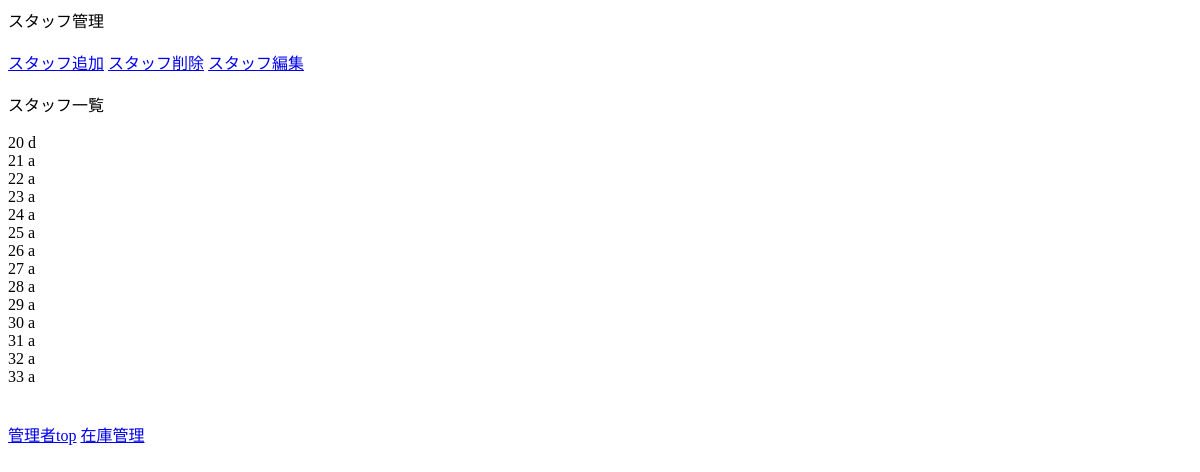
/s_admin_top.php, run on an earlier commit of the app's database.
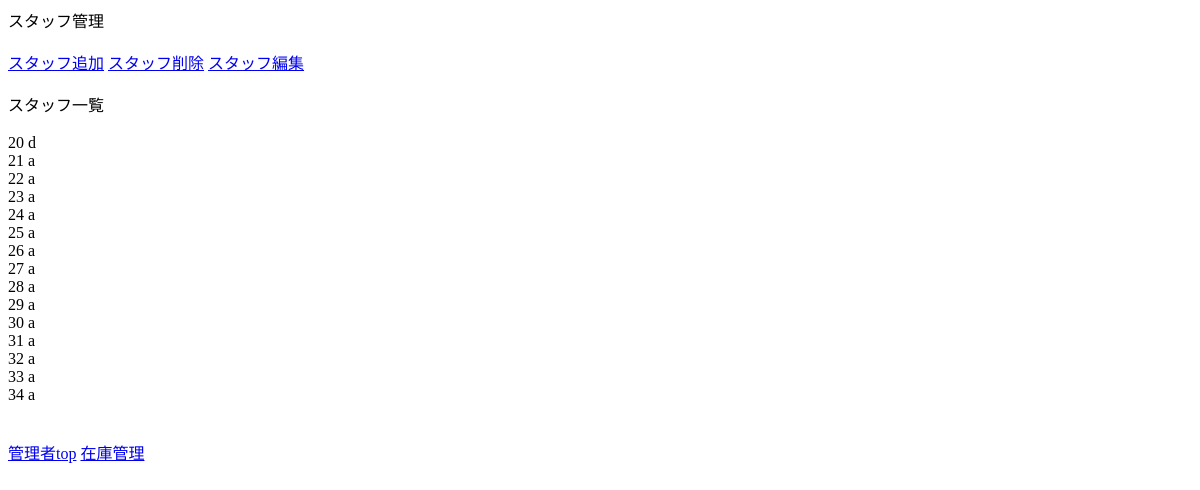
And on a later commit of the database.
### htdocs/db.php (called while the page is built, shortened)
<?php
function h($var) {
  if (is_array($var)) {
    return array_map('h', $var);
  } else {
    return htmlspecialchars($var, ENT_QUOTES, 'UTF-8');
  }
}

### htdocs/s_admin_top.php (the view, shortened to what this page needs)
<!DOCTYPE html>
<html>
    <head>
    </head>
    <body>
    スタッフ管理<br>
    <br>
    <a href="staff_add.php">スタッフ追加</a>
    <a href="staff_delete.php">スタッフ削除</a>
    <a href="staff_edit.php">スタッフ編集</a><br>
    <br>
<?php
require 'db.php';
try
			{
				$db = new PDO($dsn, $dbUser, $dbPass);
				$db->setAttribute(PDO::ATTR_EMULATE_PREPARES, false);
				$db->setAttribute(PDO::ATTR_ERRMODE, PDO::ERRMODE_EXCEPTION);
				$sql='SELECT * FROM 管理者情報管理';
				$stmt=$db->prepare($sql);
				$stmt->execute();
				print 'スタッフ一覧<br /><br />';
				$count = $stmt -> rowCount();
				for ($i = 0; $i < $count; $i++)
				{
					$rec=$stmt->fetch(PDO::FETCH_ASSOC);
					print h($rec['code']).' ';
					print h($rec['name']).' ';
					print '<br />';
				}
			}
			catch (Exception $e)
			{
				echo 'エラーが発生しました。内容: ' . h($e->getMessage());
	 			exit();
			}
?>
<input type="hidden" name="code" value="<?php print $s_code; ?>"><br />
<br>
    <a href="admin_top.php">管理者top</a>
    <a href="p_admin_top.php">在庫管理</a>
    </body>
    </html>

What changed in the data, as far as the page shows it:
added 管理者情報管理: code "34", name "a"
